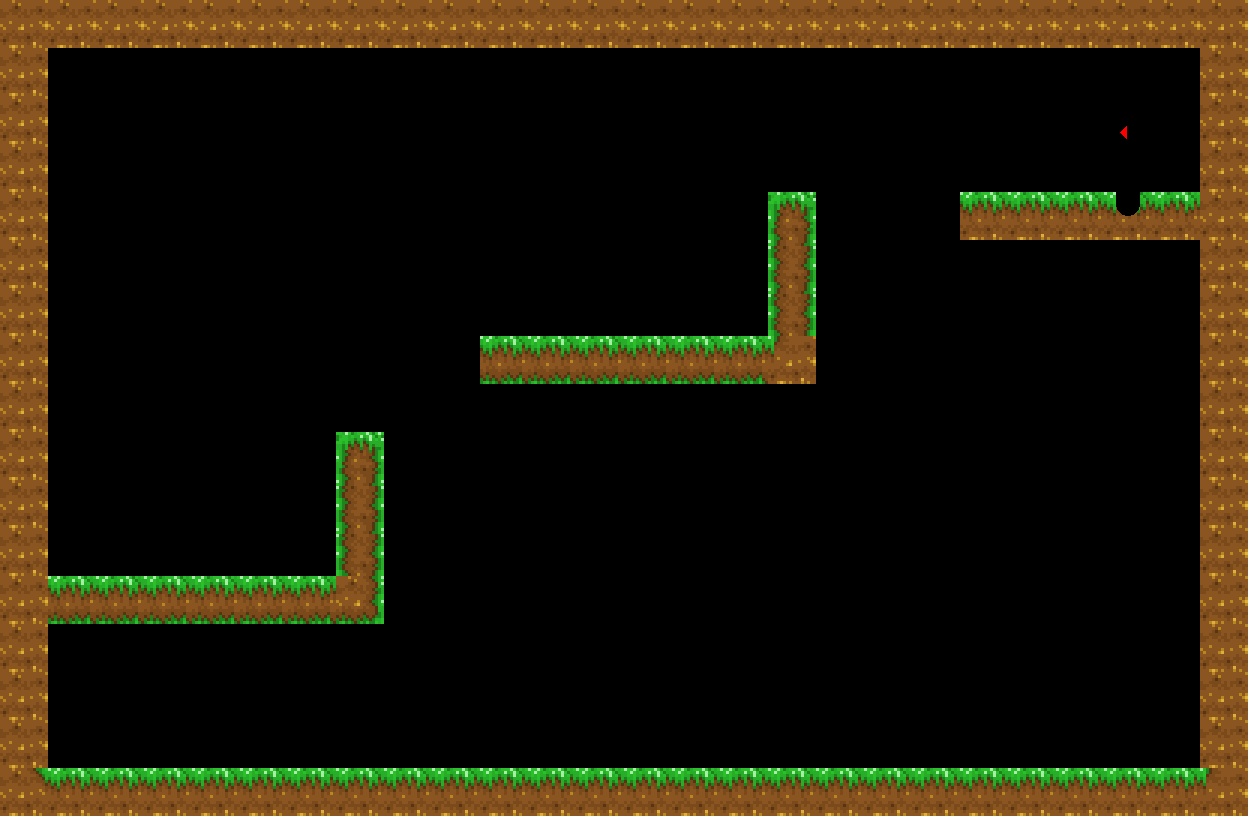

Below is a game level as drawn by its tile map, then a one-line description and the .tmx file that defines it, in full:
An orthogonal 26x17 tile map with 48x48 px tiles, 1 tile layer (map0) and 35 objects (spawn_point, hole1).

<map version="1.2" tiledversion="1.2.4" orientation="orthogonal" renderorder="left-down" width="26" height="17" tilewidth="48" tileheight="48" infinite="0" nextlayerid="15" nextobjectid="23">
 <tileset firstgid="1" name="map_tiles" tilewidth="48" tileheight="48" tilecount="28" columns="7">
  <image source="grassTileSet.png" width="336" height="192" />
  <tile id="0">
   <objectgroup draworder="index">
    <object id="1" x="0" y="0" width="48" height="48" />
   </objectgroup>
  </tile>
  <tile id="1">
   <objectgroup draworder="index">
    <object id="1" x="0" y="0" width="48" height="48" />
   </objectgroup>
  </tile>
  <tile id="2">
   <objectgroup draworder="index">
    <object id="1" x="0" y="0" width="48" height="48" />
   </objectgroup>
  </tile>
  <tile id="3">
   <objectgroup draworder="index">
    <object id="1" x="0" y="0" width="48" height="48" />
   </objectgroup>
  </tile>
  <tile id="4">
   <objectgroup draworder="index">
    <object id="1" x="0" y="0" width="48" height="48" />
   </objectgroup>
  </tile>
  <tile id="5">
   <objectgroup draworder="index">
    <object id="1" x="0" y="0" width="48" height="48" />
   </objectgroup>
  </tile>
  <tile id="6">
   <objectgroup draworder="index">
    <object id="11" x="0" y="0.25">
     <polyline points="0,0 12,0 12,14 18,24 30,24 36,14 36,0 48,0 48,48 0,48 0,0" />
    </object>
   </objectgroup>
  </tile>
  <tile id="7">
   <objectgroup draworder="index">
    <object id="1" x="0" y="0" width="48" height="48" />
   </objectgroup>
  </tile>
  <tile id="8">
   <objectgroup draworder="index">
    <object id="1" x="0" y="0" width="48" height="48" />
   </objectgroup>
  </tile>
  <tile id="9">
   <objectgroup draworder="index">
    <object id="1" x="0" y="0" width="48" height="48" />
   </objectgroup>
  </tile>
  <tile id="10">
   <objectgroup draworder="index">
    <object id="1" x="0" y="0" width="48" height="48" />
   </objectgroup>
  </tile>
  <tile id="11">
   <objectgroup draworder="index">
    <object id="1" x="0" y="0" width="48" height="48" />
   </objectgroup>
  </tile>
  <tile id="12">
   <objectgroup draworder="index">
    <object id="1" x="0" y="0" width="48" height="48" />
   </objectgroup>
  </tile>
  <tile id="13">
   <objectgroup draworder="index">
    <object id="1" x="15.875" y="15.75" width="16.25" height="16.375">
     <ellipse />
    </object>
   </objectgroup>
  </tile>
  <tile id="14">
   <objectgroup draworder="index">
    <object id="1" x="0" y="0" width="48" height="48" />
   </objectgroup>
  </tile>
  <tile id="15">
   <objectgroup draworder="index">
    <object id="1" x="0" y="0" width="48" height="48" />
   </objectgroup>
  </tile>
  <tile id="16">
   <objectgroup draworder="index">
    <object id="1" x="0" y="0" width="48" height="48" />
   </objectgroup>
  </tile>
  <tile id="17">
   <objectgroup draworder="index">
    <object id="1" x="0" y="0" width="48" height="48" />
   </objectgroup>
  </tile>
  <tile id="21">
   <objectgroup draworder="index">
    <object id="1" x="0" y="0" width="48" height="48" />
   </objectgroup>
  </tile>
  <tile id="22">
   <objectgroup draworder="index">
    <object id="1" x="0" y="0" width="48" height="48" />
   </objectgroup>
  </tile>
  <tile id="23">
   <objectgroup draworder="index">
    <object id="1" x="0" y="0" width="48" height="48" />
   </objectgroup>
  </tile>
  <tile id="24">
   <objectgroup draworder="index">
    <object id="1" x="0" y="0" width="48" height="48" />
   </objectgroup>
  </tile>
 </tileset>
 <layer id="10" name="map0" width="26" height="17">
  <data encoding="csv">
9,9,9,9,9,9,9,9,9,9,9,9,9,9,9,9,9,9,9,9,9,9,9,9,9,9,
9,0,0,0,0,0,0,0,0,0,0,0,0,0,0,0,0,0,0,0,0,0,0,0,0,9,
9,0,0,0,0,0,0,0,0,0,0,0,0,0,0,0,0,0,0,0,0,0,0,21,0,9,
9,0,0,0,0,0,0,0,0,0,0,0,0,0,0,0,0,0,0,0,0,0,0,28,0,9,
9,0,0,0,0,0,0,0,0,0,0,0,0,0,0,0,4,0,0,0,2,2,2,7,2,9,
9,0,0,0,0,0,0,0,0,0,0,0,0,0,0,0,11,0,0,0,0,0,0,0,0,9,
9,0,0,0,0,0,0,0,0,0,0,0,0,0,0,0,11,0,0,0,0,0,0,0,0,9,
9,0,0,0,0,0,0,0,0,0,23,23,23,23,23,23,13,0,0,0,0,0,0,0,0,9,
9,0,0,0,0,0,0,0,0,0,0,0,0,0,0,0,0,0,0,0,0,0,0,0,0,9,
9,0,0,0,0,0,0,4,0,0,0,0,0,0,0,0,0,0,0,0,0,0,0,0,0,9,
9,0,0,0,0,0,0,11,0,0,0,0,0,0,0,0,0,0,0,0,0,0,0,0,0,9,
9,0,0,0,0,0,0,11,0,0,0,0,0,0,0,0,0,0,0,0,0,0,0,0,0,9,
9,23,23,23,23,23,23,17,0,0,0,0,0,0,0,0,0,0,0,0,0,0,0,0,0,9,
9,0,0,0,0,0,0,0,0,0,0,0,0,0,0,0,0,0,0,0,0,0,0,0,0,9,
9,0,0,0,0,0,0,0,0,0,0,0,0,0,0,0,0,0,0,0,0,0,0,0,0,9,
9,0,0,0,0,0,0,0,0,0,0,0,0,0,0,0,0,0,0,0,0,0,0,0,0,9,
12,2,2,2,2,2,2,2,2,2,2,2,2,2,2,2,2,2,2,2,2,2,2,2,2,13
</data>
 </layer>
 <objectgroup id="11" name="colliders0">
  <object id="10" x="1" y="0" width="1247" height="47" />
  <object id="11" x="2" y="45" width="46" height="772" />
  <object id="12" x="11" y="771" width="1236" height="44" />
  <object id="13" x="49" y="579" width="334" height="44" />
  <object id="14" x="337" y="432" width="44" height="151" />
  <object id="15" x="481" y="336" width="334" height="50" />
  <object id="16" x="768" y="192" width="46" height="154" />
  <object id="17" x="959" y="192" width="155" height="47" />
  <object id="18" x="1140" y="192" width="61" height="47" />
  <object id="19" x="1112" y="215" width="29" height="24" />
  <object id="20" x="1201" y="45" width="46" height="740" />
 </objectgroup>
 <objectgroup id="14" name="regions0">
  <object id="21" name="spawn_point" x="60" y="539" width="24" height="25" />
  <object id="22" name="hole1" x="1116" y="202" width="25" height="12" />
 </objectgroup>
</map>